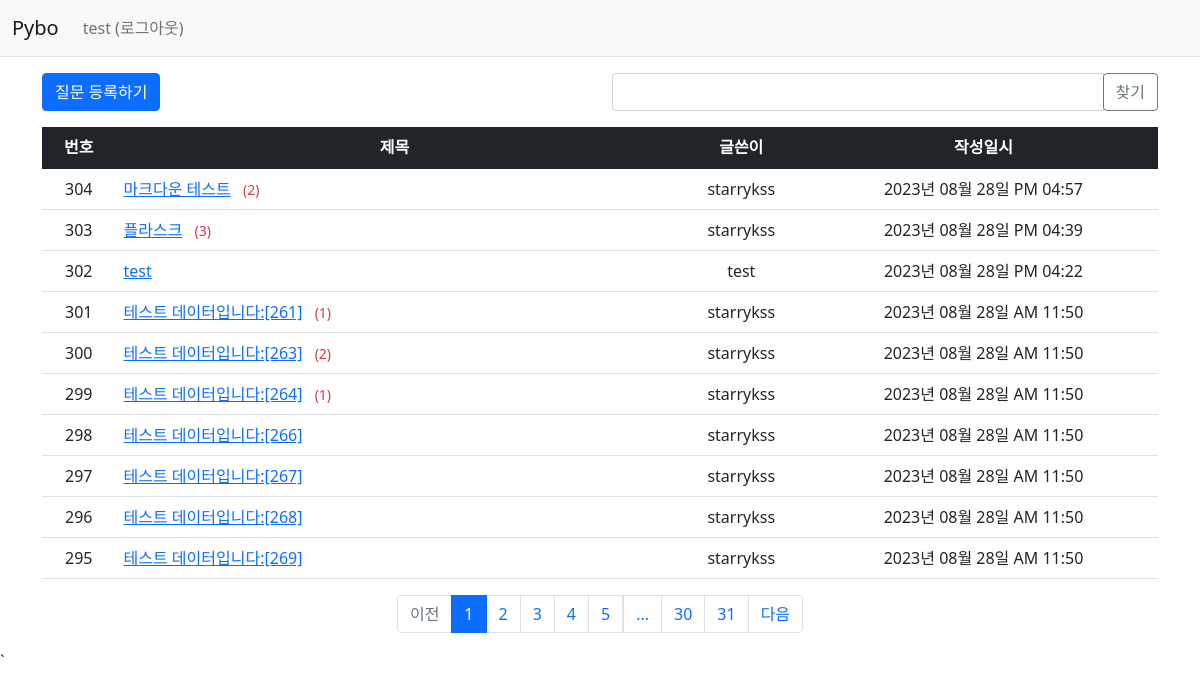
Screenshot of /question/list/ (signed in) with the database file from the repository.
### pybo/models.py (models this page shows)
class User(db.Model):
    id = db.Column(db.Integer, primary_key=True)
    username = db.Column(db.String(150), unique=True, nullable=False)
    password = db.Column(db.String(200), nullable=False)
    email = db.Column(db.String(120), unique=True, nullable=False)

class Question(db.Model):
    id = db.Column(db.Integer, primary_key=True)
    subject = db.Column(db.String(200), nullable=False)
    content = db.Column(db.Text(), nullable=False)
    create_date = db.Column(db.DateTime(), nullable=False)
    user_id = db.Column(db.Integer, db.ForeignKey('user.id', ondelete='CASCADE'), nullable=False)
    user = db.relationship('User', backref=db.backref('question_set'))
    modify_date = db.Column(db.DateTime(), nullable=True)
    voter = db.relationship('User', secondary=question_voter, backref=db.backref('question_voter_set'))

### pybo/views/question_views.py (the view, shortened to what this page needs)
@bp.route('/list/')
def _list():
    page = request.args.get('page', type=int, default=1)
    kw = request.args.get('kw', type=str, default='')
    question_list = Question.query.order_by(Question.create_date.desc())
    question_list = question_list.paginate(page=page, per_page=10)
    return render_template('question/question_list.html', question_list=question_list, page=page, kw=kw)

### pybo/filter.py (called while the page is built)
def format_datetime(value, fmt='%Y년 %m월 %d일 %p %I:%M'):
    return value.strftime(fmt)

### pybo/views/auth_views.py (called while the page is built)
@bp.before_app_request
def load_logged_in_user():
    user_id = session.get('user_id')
    if user_id is None:
        g.user = None
    else:
        g.user = User.query.get(user_id)

### pybo/templates/question/question_list.html (shortened to what this page needs)
{% extends 'base.html' %}
{% block content %}
<div class="container my-3">
    <div class="row my-3">
        <div class="col-6">
            <a href="{{ url_for('question.create') }}" class="btn btn-primary">질문 등록하기</a>
        </div>
        <div class="col-6">
            <div class="input-group">
                <input type="text" id="search_kw" class="form-control" value="{{ kw or '' }}">
                <div class="input-group-append">
                    <button class="btn btn-outline-secondary" type="button" id="btn_search">찾기</button>
                </div>
            </div>
        </div>
    </div>
    <table class="table">
        <thead>
        <tr class="text-center table-dark">
            <th>번호</th>
            <th style="width:50%">제목</th>
            <th>글쓴이</th>
            <th>작성일시</th>
        </tr>
        </thead>
        <tbody>
        {% if question_list %}
        {% for question in question_list.items %}
        <tr class="text-center">
            <td>{{ question_list.total - ((question_list.page-1) * question_list.per_page) - loop.index0 }}</td>
            <td class="text-start">
                <a href="{{ url_for('question.detail', question_id=question.id) }}">{{ question.subject }}</a>
                {% if question.answer_set|length > 0 %}
                <span class="text-danger small mx-2">({{ question.answer_set|length }})</span>
                {% endif %}
            </td>
            <td>{{ question.user.username }}</td>
            <td>{{ question.create_date|datetime }}</td>
        </tr>
        {% endfor %}
        {% else %}
        <tr>
            <td colspan="3">질문이 없습니다.</td>
        </tr>
        {% endif %}
        </tbody>
    </table>
    <ul class="pagination justify-content-center">
        {% if question_list.has_prev %}
        <li class="page-item">
            <a class="page-link" data-page="{{ question_list.prev_num }}" href="javascript:void(0)">이전</a>
        </li>
        {% else %}
        <li class="page-item disabled">
            <a class="page-link" tabindex="-1" aria-disabled="true" href="javascript:void(0)">이전</a>
        </li>
        {% endif %}
        {% for page_num in question_list.iter_pages() %}
        {% if page_num %}
        {% if page_num != question_list.page %}
        <li class="page-item">
            <a class="page-link" data-page="{{ page_num }}" href="javascript:void(0)">{{ page_num }}</a>
        </li>
        {% else %}
        <li class="page-item active" aria-current="page">
            <a class="page-link" href="javascript:void(0)">{{ page_num }}</a>
        </li>
        {% endif %}
        {% else %}
        <li class="disabled">
            <a class="page-link" href="javascript:void(0)">...</a>
        </li>
        {% endif %}
        {% endfor %}
        {% if question_list.has_next %}
        <li class="page-item">
            <a class="page-link" data-page="{{ question_list.next_num }}" href="javascript:void(0)">다음</a>
        </li>
        {% else %}
        <li class="page-item disabled">
            <a class="page-link" tabindex="-1" aria-disabled="true" href="javascript:void(0)">다음</a>
        </li>
        {% endif %}
    </ul>
</div>
{% endblock %}

### pybo/templates/navbar.html (shortened to what this page needs)
<nav class="navbar navbar-expand-lg navbar-light bg-light border-bottom">
    <div class="container-fluid">
        <a class="navbar-brand" href="{{ url_for('main.index') }}">Pybo</a>
        <div class="collapse navbar-collapse" id="navbarSupportedContent">
            {% if g.user %}
            <ul class="navbar-nav">
                <li class="nav-item ">
                    <a class="nav-link" href="{{ url_for('auth.logout') }}">{{ g.user.username }} (로그아웃)</a>
                </li>
            </ul>
            {% endif %}
        </div>
    </div>
</nav>

### rows the page displays
User: user.username "test"
Question: total "304", subject "마크다운 테스트", answer_set|length "2", user.username "starrykss", create_date "2023년 08월 28일 PM 04:57"
Question: total "303", subject "플라스크", answer_set|length "3", user.username "starrykss", create_date "2023년 08월 28일 PM 04:39"
Question: total "302", subject "test", user.username "test", create_date "2023년 08월 28일 PM 04:22"
Question: total "301", subject "테스트 데이터입니다:[261]", answer_set|length "1", user.username "starrykss", create_date "2023년 08월 28일 AM 11:50"
Question: total "300", subject "테스트 데이터입니다:[263]", answer_set|length "2", user.username "starrykss", create_date "2023년 08월 28일 AM 11:50"
Question: total "299", subject "테스트 데이터입니다:[264]", answer_set|length "1", user.username "starrykss", create_date "2023년 08월 28일 AM 11:50"
Question: total "298", subject "테스트 데이터입니다:[266]", user.username "starrykss", create_date "2023년 08월 28일 AM 11:50"
Question: total "297", subject "테스트 데이터입니다:[267]", user.username "starrykss", create_date "2023년 08월 28일 AM 11:50"
Question: total "296", subject "테스트 데이터입니다:[268]", user.username "starrykss", create_date "2023년 08월 28일 AM 11:50"
Question: total "295", subject "테스트 데이터입니다:[269]", user.username "starrykss", create_date "2023년 08월 28일 AM 11:50"

### other values shown
{{ page_num }} "1"
{{ page_num }} "2" "3" "4" "5" "30" "31"
